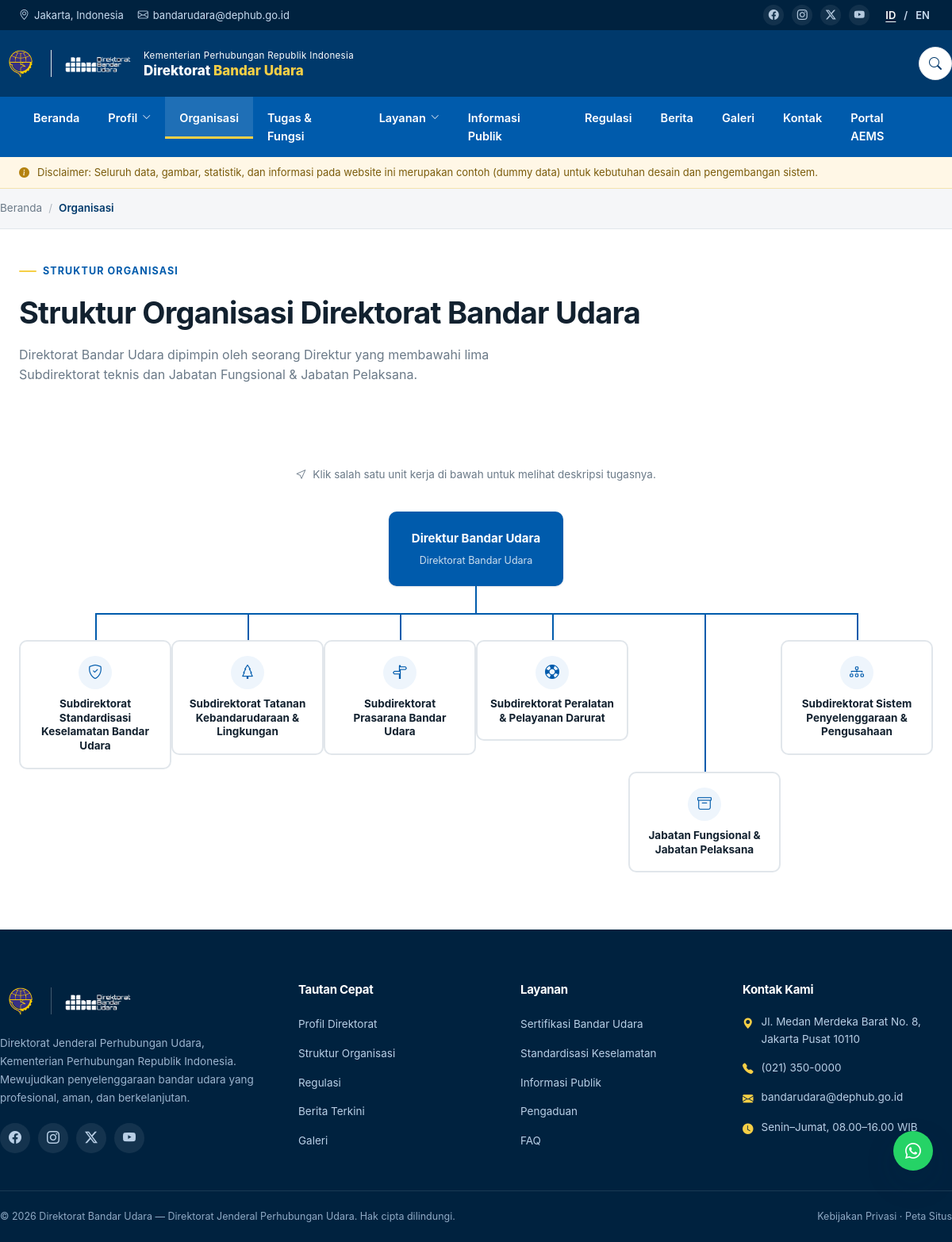
The app's page /frontend/pages/organisasi.php with its own data.
### tables this page shows
CREATE TABLE `menu_items` (
  `id` INT UNSIGNED AUTO_INCREMENT PRIMARY KEY,
  `location` ENUM('navbar','footer_quick','footer_service','social') NOT NULL DEFAULT 'navbar',
  `parent_id` INT UNSIGNED NULL,
  `label` VARCHAR(120) NOT NULL,
  `url` VARCHAR(255) NOT NULL DEFAULT '#',
  `icon` VARCHAR(80) NULL,
  `match_pages` VARCHAR(255) NULL,
  `is_external` TINYINT(1) NOT NULL DEFAULT 0,
  `sort` INT NOT NULL DEFAULT 0,
  `is_active` TINYINT(1) NOT NULL DEFAULT 1,
  KEY `idx_menu_loc` (`location`,`parent_id`,`sort`)
);

CREATE TABLE `page_meta` (
  `id` INT UNSIGNED AUTO_INCREMENT PRIMARY KEY,
  `page_key` VARCHAR(60) NOT NULL UNIQUE,
  `page_label` VARCHAR(120) NOT NULL,
  `meta_title` VARCHAR(200) NULL,
  `meta_description` VARCHAR(255) NULL,
  `eyebrow` VARCHAR(160) NULL,
  `heading` VARCHAR(200) NULL,
  `subtitle` TEXT NULL,
  `breadcrumb` VARCHAR(120) NULL
);

CREATE TABLE `sections` (
  `id` INT UNSIGNED AUTO_INCREMENT PRIMARY KEY,
  `page` VARCHAR(60) NOT NULL,
  `section_key` VARCHAR(80) NOT NULL,
  `label` VARCHAR(160) NOT NULL,
  `eyebrow` VARCHAR(160) NULL,
  `title` VARCHAR(255) NULL,
  `subtitle` TEXT NULL,
  `body` TEXT NULL,
  `is_active` TINYINT(1) NOT NULL DEFAULT 1,
  `sort` INT NOT NULL DEFAULT 0,
  UNIQUE KEY `uq_section` (`page`,`section_key`)
);

CREATE TABLE `org_units` (
  `id` INT UNSIGNED AUTO_INCREMENT PRIMARY KEY,
  `unit_key` VARCHAR(40) NOT NULL UNIQUE,
  `icon` VARCHAR(80) NULL,
  `title` VARCHAR(200) NOT NULL,
  `description` TEXT NULL,
  `chips` VARCHAR(255) NULL,
  `branch_class` ENUM('org-branch','org-branch2') NOT NULL DEFAULT 'org-branch',
  `sort` INT NOT NULL DEFAULT 0,
  `is_active` TINYINT(1) NOT NULL DEFAULT 1
);

### frontend/bootstrap.php (called while the page is built, shortened)
<?php
require_once dirname(__DIR__) . '/shared/functions.php';
function url(string $path = ''): string
{
    $path = ltrim($path, '/');
    return FRONTEND_URL . '/' . $path;
}
function page_start(string $key, array $options = []): array
{
    $meta = page_meta($key);
    $ctx  = [
        'key'         => $key,
        'file'        => basename($_SERVER['SCRIPT_NAME'] ?? 'index.php'),
        'meta'        => $meta,
        'title'       => $options['title']       ?? ($meta['meta_title'] ?: setting('site_title')),
        'description' => $options['description'] ?? ($meta['meta_description'] ?: setting('site_description')),
        'breadcrumbs' => $options['breadcrumbs'] ?? [],
    ];
    return $meta;
}
function page_ctx(): array
{
    return $GLOBALS['dbu_page'];
}
function partial(string $name, array $vars = []): void
{
    extract($vars, EXTR_SKIP);
    include __DIR__ . '/partials/' . $name . '.php';
}

### shared/functions.php (called while the page is built, shortened)
<?php
require_once __DIR__ . '/db.php';
function e(?string $value): string
{
    return htmlspecialchars((string) $value, ENT_QUOTES | ENT_SUBSTITUTE, 'UTF-8');
}
function eurl(?string $value): string
{
    $value = trim((string) $value);
    return e($value);
}
function split_list(?string $value, string $sep = ','): array
{
    if (trim((string) $value) === '') {
        return [];
    }
    return array_values(array_filter(array_map('trim', explode($sep, $value)), fn($v) => $v !== ''));
}
function settings(): array
{
    static $cache = null;
    if ($cache === null) {
        $cache = [];
        foreach (db_all('SELECT setting_key, value FROM settings') as $row) {
            $cache[$row['setting_key']] = $row['value'];
        }
    }
    return $cache;
}
function setting(string $key, string $default = ''): string
{
    $all = settings();
    return isset($all[$key]) && $all[$key] !== null && $all[$key] !== '' ? $all[$key] : $default;
}
function page_meta(string $key): array
{
    $row = db_one('SELECT * FROM page_meta WHERE page_key = ?', [$key]);
    return $row ?: ['page_key' => $key, 'meta_title' => setting('site_title'), 'meta_description' => setting('site_description'),
                    'eyebrow' => null, 'heading' => null, 'subtitle' => null, 'breadcrumb' => null];
}
function sections(string $page): array
{
    static $cache = [];
    if (!isset($cache[$page])) {
        $cache[$page] = [];
        foreach (db_all('SELECT * FROM sections WHERE page = ? AND is_active = 1 ORDER BY sort', [$page]) as $row) {
            $cache[$page][$row['section_key']] = $row;
        }
    }
    return $cache[$page];
}
function menu_items(string $location): array
{
    static $cache = [];
    if (!isset($cache[$location])) {
        $rows = db_all(
            'SELECT * FROM menu_items WHERE location = ? AND is_active = 1 ORDER BY sort, id',
            [$location]
        );
        $tree = [];
        foreach ($rows as $row) {
            if ($row['parent_id'] === null) {
                $row['children'] = [];
                $tree[$row['id']] = $row;
            }
        }
        foreach ($rows as $row) {
            if ($row['parent_id'] !== null && isset($tree[$row['parent_id']])) {
                $tree[$row['parent_id']]['children'][] = $row;
            }
        }
        $cache[$location] = array_values($tree);
    }
    return $cache[$location];
}
function social_links(): array
{
    $map = [
        'social_facebook'  => ['bi-facebook', 'Facebook'],
        'social_instagram' => ['bi-instagram', 'Instagram'],
        'social_twitter'   => ['bi-twitter-x', 'Twitter'],
        'social_youtube'   => ['bi-youtube', 'YouTube'],
    ];
    $out = [];
    foreach ($map as $key => [$icon, $label]) {
        $url = setting($key);
        if ($url !== '') {
            $out[] = ['url' => $url, 'icon' => $icon, 'label' => $label];
        }
    }
    return $out;
}
function asset_url(?string $path): string
{
    $path = ltrim((string) $path, '/');
    return FRONTEND_URL . '/' . $path;
}

### shared/db.php (called while the page is built, shortened)
<?php
function db(): PDO
{
    static $pdo = null;
    if ($pdo instanceof PDO) {
        return $pdo;
    }
    $dsn = sprintf('mysql:host=%s;port=%s;dbname=%s;charset=utf8mb4', DB_HOST, DB_PORT, DB_NAME);
    try {
        $pdo = new PDO($dsn, DB_USER, DB_PASS, [
            PDO::ATTR_ERRMODE            => PDO::ERRMODE_EXCEPTION,
            PDO::ATTR_DEFAULT_FETCH_MODE => PDO::FETCH_ASSOC,
            PDO::ATTR_EMULATE_PREPARES   => false,
        ]);
    } catch (PDOException $e) {
        http_response_code(500);
        $detail = APP_DEBUG ? htmlspecialchars($e->getMessage(), ENT_QUOTES) : '';
        exit(
            '<div style="font-family:system-ui;max-width:640px;margin:80px auto;padding:28px;'
            . 'border:1px solid #E1E6EB;border-radius:12px;">'
            . '<h2 style="margin:0 0 10px;color:#00396B">Koneksi basis data gagal</h2>'
            . '<p style="color:#3B4B5A;line-height:1.6">Pastikan MySQL/MariaDB berjalan dan basis data '
            . '<code>' . DB_NAME . '</code> sudah dibuat. Jalankan <code>database/schema.sql</code> lalu '
            . '<code>database/seed.sql</code>.</p>'
            . ($detail ? '<pre style="background:#F5F6F8;padding:12px;border-radius:8px;overflow:auto">' . $detail . '</pre>' : '')
            . '</div>'
        );
    }
    return $pdo;
}
function db_all(string $sql, array $params = []): array
{
    $stmt = db()->prepare($sql);
    $stmt->execute($params);
    return $stmt->fetchAll();
}
function db_one(string $sql, array $params = []): ?array
{
    $stmt = db()->prepare($sql);
    $stmt->execute($params);
    $row = $stmt->fetch();
    return $row === false ? null : $row;
}

### frontend/pages/organisasi.php (the view, shortened to what this page needs)
<?php
require_once dirname(__DIR__) . '/bootstrap.php';
$meta = page_start('organisasi', ['breadcrumbs' => [['label' => 'Organisasi']]]);
$units = db_all('SELECT * FROM org_units WHERE is_active = 1 ORDER BY sort, id');
$s     = sections('organisasi');
partial('header');
partial('page-title', ['meta' => $meta]);
?>
<section class="section">
  <div class="container">
    <?php if (!empty($s['intro']['subtitle'])): ?>
    <p class="text-center" style="color:var(--text-500); font-size:13.5px; margin-bottom:36px;">
      <i class="bi bi-cursor"></i>&nbsp; <?= e($s['intro']['subtitle']) ?>
    </p>
    <?php endif; ?>
    <div class="org-wrap">
      <div class="org-node top"><b><?= e($s['top']['title'] ?? 'Direktur Bandar Udara') ?></b><span><?= e($s['top']['subtitle'] ?? '') ?></span></div>
      <div class="org-connector"></div>
      <div class="org-children">
        <?php foreach ($units as $unit): ?>
        <div class="<?= e($unit['branch_class']) ?>">
          <div class="org-unit" data-unit="<?= e($unit['unit_key']) ?>">
            <div class="ic"><i class="bi <?= e($unit['icon']) ?>"></i></div>
            <b><?= e($unit['title']) ?></b>
          </div>
        </div>
        <?php endforeach; ?>
      </div>
    </div>
  </div>
</section>
<?php partial('footer'); ?>

### frontend/partials/header.php (shortened to what this page needs)
<?php
$ctx  = page_ctx();
$navs = menu_items('navbar');
$currentFile = $ctx['file'];
?>
<!DOCTYPE html>
<html lang="id">
<head>
<link rel="stylesheet" href="https://cdnjs.cloudflare.com/ajax/libs/bootstrap-icons/1.11.3/font/bootstrap-icons.min.css">
<link rel="stylesheet" href="<?= e(url('css/style.css')) ?>">
</head>
<body>
<div class="topbar">
  <div class="container">
    <div class="topbar-left">
      <span class="hide-sm"><i class="bi bi-geo-alt"></i> <?= e(setting('contact_city')) ?></span>
      <span class="hide-sm"><i class="bi bi-envelope"></i> <?= e(setting('contact_email')) ?></span>
    </div>
    <div class="topbar-right">
      <div class="social-mini">
        <?php foreach (social_links() as $s): ?>
        <a href="<?= eurl($s['url']) ?>" aria-label="<?= e($s['label']) ?>"><i class="bi <?= e($s['icon']) ?>"></i></a>
        <?php endforeach; ?>
      </div>
      <div class="lang-switch"><button class="active">ID</button><span>/</span><button>EN</button></div>
    </div>
  </div>
</div>
<div class="sticky-stack">
  <header class="header">
    <div class="container brandrow">
      <a href="<?= e(url('index.php')) ?>" class="brand">
        <div class="brand-logos">
          <div class="logo-badge">
            <img src="<?= e(asset_url(setting('logo_primary', 'assets/images/kemenhub.png'))) ?>" alt="Logo Kementerian Perhubungan">
          </div>
          <div class="logo-badge small">
            <img src="<?= e(asset_url(setting('logo_secondary', 'assets/images/logo-dbu.png'))) ?>" alt="Logo Direktorat Bandar Udara">
          </div>
        </div>
        <div class="brand-text">
          <div class="kop"><?= e(setting('brand_kop')) ?></div>
          <div class="name"><?= e(setting('brand_name')) ?> <span><?= e(setting('brand_name_accent')) ?></span></div>
        </div>
      </a>
      <div class="header-actions">
        <button class="icon-btn" data-search-toggle aria-label="Cari"><i class="bi bi-search"></i></button>
      </div>
    </div>
  </header>
  <nav class="navbar">
    <div class="container">
      <ul class="navlist">
        <?php foreach ($navs as $item):
            $match  = split_list($item['match_pages'], ' ');
            $active = $match && in_array($currentFile, $match, true);
        ?>
        <li<?= $active ? ' class="active"' : '' ?>>
          <a href="<?= e($item['is_external'] ? $item['url'] : url($item['url'])) ?>"<?= $item['is_external'] ? ' target="_blank" rel="noopener"' : '' ?>>
            <?= e($item['label']) ?><?= $item['children'] ? ' <i class="bi bi-chevron-down" style="font-size:11px"></i>' : '' ?>
          </a>
        </li>
        <?php endforeach; ?>
      </ul>
    </div>
  </nav>
  <?php if (setting('disclaimer_active', '1') === '1' && setting('disclaimer_text') !== ''): ?>
  <div class="disclaimer">
    <div class="container">
      <i class="bi bi-info-circle-fill"></i>
      <span><?= e(setting('disclaimer_text')) ?></span>
    </div>
  </div>
  <?php endif; ?>
</div>
<?php if (!empty($ctx['breadcrumbs'])): ?>
<div class="breadcrumb-bar">
  <div class="container breadcrumb">
    <a href="<?= e(url('index.php')) ?>">Beranda</a>
    <?php foreach ($ctx['breadcrumbs'] as $i => $crumb):
        $last = $i === count($ctx['breadcrumbs']) - 1; ?>
      <span class="sep">/</span>
      <?php if (!$last && !empty($crumb['url'])): ?>
        <a href="<?= e(url($crumb['url'])) ?>"><?= e($crumb['label']) ?></a>
      <?php else: ?>
        <span class="current"><?= e($crumb['label']) ?></span>
      <?php endif; ?>
    <?php endforeach; ?>
  </div>
</div>
<?php endif; ?>

### frontend/partials/page-title.php (shortened to what this page needs)
<div class="page-title-block">
  <div class="container">
    <?php if (!empty($meta['eyebrow'])): ?><div class="eyebrow"><?= e($meta['eyebrow']) ?></div><?php endif; ?>
    <h1><?= e($meta['heading']) ?></h1>
    <?php if (!empty($meta['subtitle'])): ?><p><?= e($meta['subtitle']) ?></p><?php endif; ?>
  </div>
</div>

### frontend/partials/footer.php (shortened to what this page needs)
<?php
$quick    = menu_items('footer_quick');
$svcLinks = menu_items('footer_service');
$socials  = social_links();
?>
<footer class="footer">
  <div class="container footer-top">
    <div class="footer-brand">
      <div class="footer-logos">
        <div class="logo-badge">
          <img src="<?= e(asset_url(setting('logo_primary', 'assets/images/kemenhub.png'))) ?>" alt="Logo Kementerian Perhubungan">
        </div>
        <div class="logo-badge small">
          <img src="<?= e(asset_url(setting('logo_secondary', 'assets/images/logo-dbu.png'))) ?>" alt="Logo Direktorat Bandar Udara">
        </div>
      </div>
      <p><?= e(setting('footer_description')) ?></p>
      <div class="footer-social">
        <?php foreach ($socials as $s): ?>
        <a href="<?= eurl($s['url']) ?>" aria-label="<?= e($s['label']) ?>"><i class="bi <?= e($s['icon']) ?>"></i></a>
        <?php endforeach; ?>
      </div>
    </div>
    <div>
      <h4>Tautan Cepat</h4>
      <ul class="footer-links">
        <?php foreach ($quick as $item): ?>
        <li><a href="<?= e($item['is_external'] ? $item['url'] : url($item['url'])) ?>"><?= e($item['label']) ?></a></li>
        <?php endforeach; ?>
      </ul>
    </div>
    <div>
      <h4>Layanan</h4>
      <ul class="footer-links">
        <?php foreach ($svcLinks as $item): ?>
        <li><a href="<?= e($item['is_external'] ? $item['url'] : url($item['url'])) ?>"><?= e($item['label']) ?></a></li>
        <?php endforeach; ?>
      </ul>
    </div>
    <div>
      <h4>Kontak Kami</h4>
      <ul class="footer-contact">
        <li><i class="bi bi-geo-alt-fill"></i><span><?= e(setting('contact_address')) ?></span></li>
        <li><i class="bi bi-telephone-fill"></i><span><?= e(setting('contact_phone')) ?></span></li>
        <li><i class="bi bi-envelope-fill"></i><span><?= e(setting('contact_email')) ?></span></li>
        <li><i class="bi bi-clock-fill"></i><span><?= e(setting('contact_hours')) ?></span></li>
      </ul>
    </div>
  </div>
  <div class="container footer-bottom">
    <span>&copy; <?= date('Y') ?> <?= e(setting('footer_copyright')) ?></span>
    <span><a href="#">Kebijakan Privasi</a> &middot; <a href="<?= e(url('pages/kontak.php')) ?>">Peta Situs</a></span>
  </div>
</footer>
<div class="floating-col">
  <a class="fab fab-wa" href="<?= eurl(setting('whatsapp_url', '#')) ?>" aria-label="WhatsApp"><i class="bi bi-whatsapp"></i></a>
</div>
</body>
</html>

### records on screen
menu_items: label "Beranda"
menu_items: label "Profil"
menu_items: label "Organisasi"
menu_items: label "Tugas & Fungsi"
menu_items: label "Layanan"
menu_items: label "Informasi Publik"
menu_items: label "Regulasi"
menu_items: label "Berita"
menu_items: label "Galeri"
menu_items: label "Kontak"
menu_items: label "Portal AEMS"
page_meta: eyebrow "STRUKTUR ORGANISASI", heading "Struktur Organisasi Direktorat Bandar Udara", subtitle "Direktorat Bandar Udara dipimpin oleh seorang Direktur yang membawahi lima Subdirektorat teknis dan Jabatan Fungsional & Jabatan Pelaksana."
sections: subtitle "Klik salah satu unit kerja di bawah untuk melihat deskripsi tugasnya."
sections: title "Direktur Bandar Udara", subtitle "Direktorat Bandar Udara"
org_units: title "Subdirektorat Standardisasi Keselamatan Bandar Udara"
org_units: title "Subdirektorat Tatanan Kebandarudaraan & Lingkungan"
org_units: title "Subdirektorat Prasarana Bandar Udara"
org_units: title "Subdirektorat Peralatan & Pelayanan Darurat"
org_units: title "Jabatan Fungsional & Jabatan Pelaksana"
org_units: title "Subdirektorat Sistem Penyelenggaraan & Pengusahaan"
menu_items: label "Profil Direktorat"
menu_items: label "Struktur Organisasi"
menu_items: label "Regulasi"
menu_items: label "Berita Terkini"
menu_items: label "Galeri"
menu_items: label "Sertifikasi Bandar Udara"
menu_items: label "Standardisasi Keselamatan"
menu_items: label "Informasi Publik"
menu_items: label "Pengaduan"
menu_items: label "FAQ"

### other values on screen
setting('contact_city') "Jakarta, Indonesia"
setting('contact_email') "bandarudara@dephub.go.id"
setting('brand_kop') "Kementerian Perhubungan Republik Indonesia"
setting('brand_name') "Direktorat"
setting('brand_name_accent') "Bandar Udara"
setting('disclaimer_text') "Disclaimer: Seluruh data, gambar, statistik, dan informasi pada website ini merupakan contoh (dummy data) untuk kebutuhan desain dan pengembangan sistem."
$crumb['label'] "Organisasi"
setting('footer_description') "Direktorat Jenderal Perhubungan Udara, Kementerian Perhubungan Republik Indonesia. Mewujudkan penyelenggaraan bandar udara yang profesional, aman, dan berkelanjutan."
setting('contact_address') "Jl. Medan Merdeka Barat No. 8, Jakarta Pusat 10110"
setting('contact_phone') "(021) 350-0000"
setting('contact_hours') "Senin–Jumat, 08.00–16.00 WIB"
setting('footer_copyright') "Direktorat Bandar Udara — Direktorat Jenderal Perhubungan Udara. Hak cipta dilindungi."
